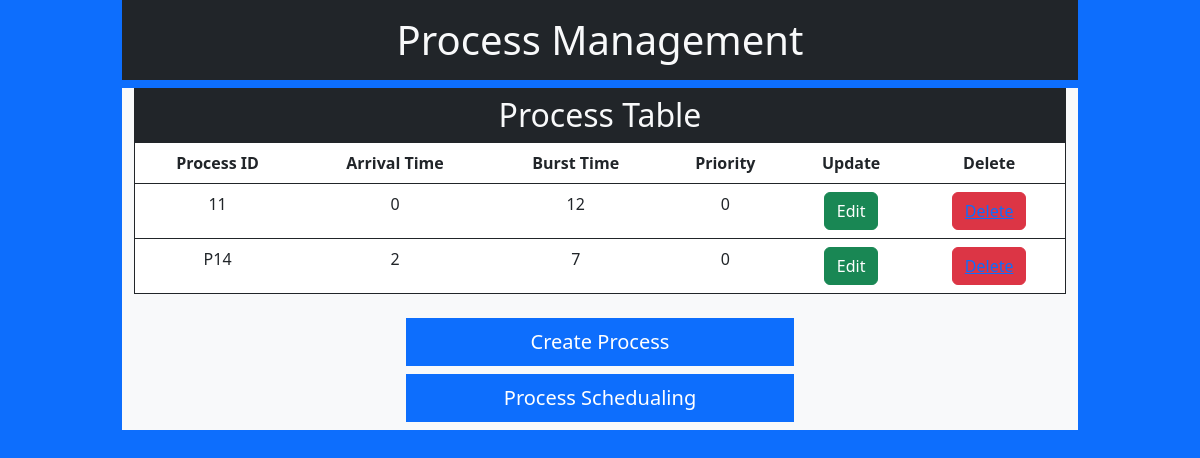
The app's page /process-management/, older data.
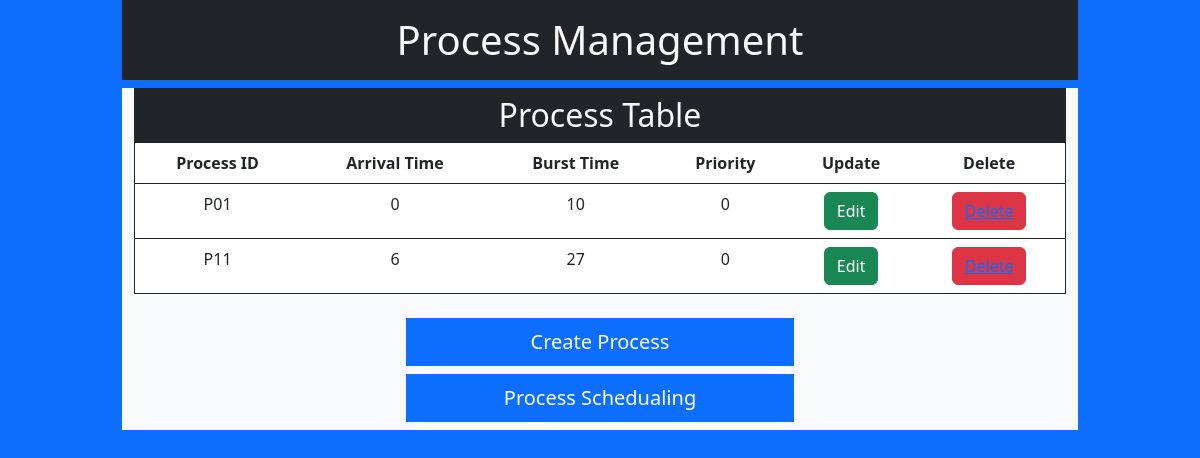
The same page, newer data.
### processes/models.py (models this page shows)
class processes(models.Model):
    p_id = models.AutoField(primary_key=True)
    process_id = models.CharField(max_length=3, unique=True,validators=[input_regex])
    arrival_time = models.IntegerField(validators=[MinValueValidator(0), MaxValueValidator(100)])
    burst_time = models.IntegerField(validators=[MinValueValidator(0), MaxValueValidator(100)])
    priority = models.IntegerField(validators=[MinValueValidator(0), MaxValueValidator(10)])
    memory = models.IntegerField(validators=[MinValueValidator(0), MaxValueValidator(100)])

### processes/views.py (the view)
# urls.py: path('',views.processManagement,name="all"),
def processManagement(request):
    process_table = processes.objects.all()
    data = {
        "title":"Process Management",
        "process_table":process_table
    }
    return render(request, "processes/processManagement.html",data)

### processes/templates/processes/processManagement.html
{% extends 'base.html' %}
{% block content %}
<h1 class="text-center bg-dark text-light py-3">{{title}}</h1>
<div class="container text-center bg-light">
<h2 class="text-center bg-dark text-light my-0 py-2">Process Table</h2>
<table class='table border border-dark'>
    <thead class="bg-dark text-light">
        <th scope='col'>Process ID</th>
        <th scope='col'>Arrival Time</th>
        <th scope='col'>Burst Time</th>
        <th scope='col'>Priority</th>
        <th scope='col'>Update</th>
        <th scope='col'>Delete</th>
    </thead>
    <tbody>
        {%for x in process_table%}
        <tr>
            <td>{{x.process_id}}</td>
            <td>{{x.arrival_time}}</td>
            <td>{{x.burst_time}}</td>
            <td>{{x.priority}}</td>
            <td><button type="button" class="btn btn-success">Edit</button></td>
            <td><button type="button" class="btn btn-danger"><a href="{% url 'processes:process_delete' x.id %}">Delete</a></button></td>
        </tr>
        {% endfor %}
    </tbody>
</table>
    <div class="d-grid gap-2 col-5 mx-auto py-2">
        <a class="btn btn-lg btn-primary rounded-0" href={% url 'processes:process_create' %}>Create Process</a>
        <a class="btn btn-lg btn-primary rounded-0" href="{% url 'processes:processSchedualing' %}">Process Schedualing</a>
    </div>
</div>
{% endblock content %}

Row changes from the older to the newer data that the page shows:
removed processes: process_id "11", arrival_time "0", burst_time "12", priority "0"
removed processes: process_id "P14", arrival_time "2", burst_time "7", priority "0"
added processes: process_id "P01", arrival_time "0", burst_time "10", priority "0"
added processes: process_id "P11", arrival_time "6", burst_time "27", priority "0"
